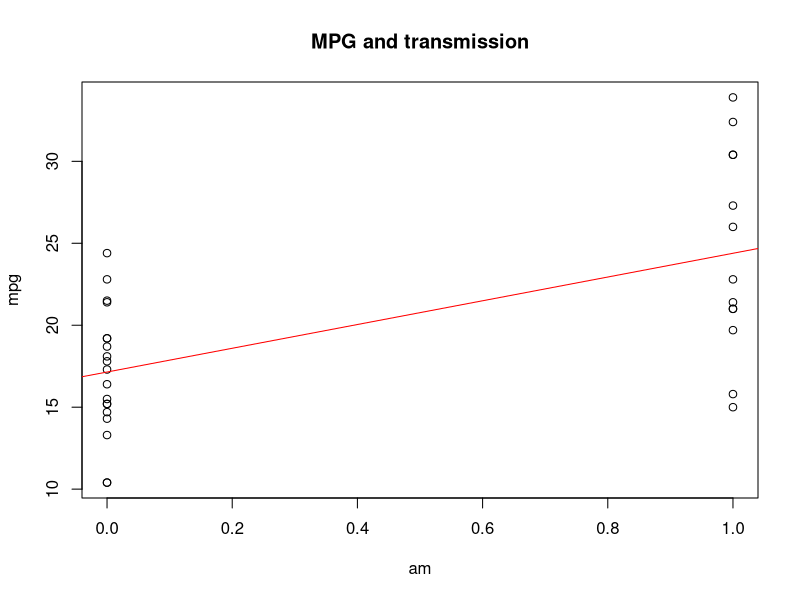
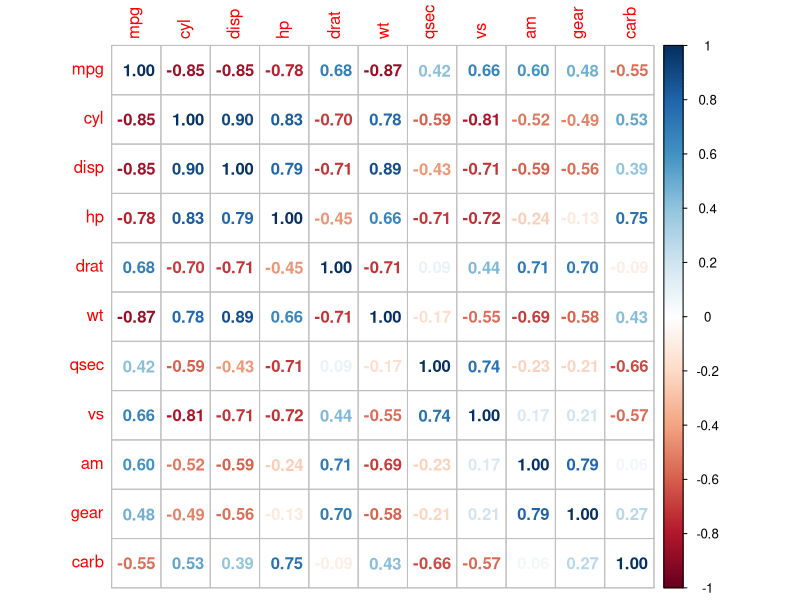
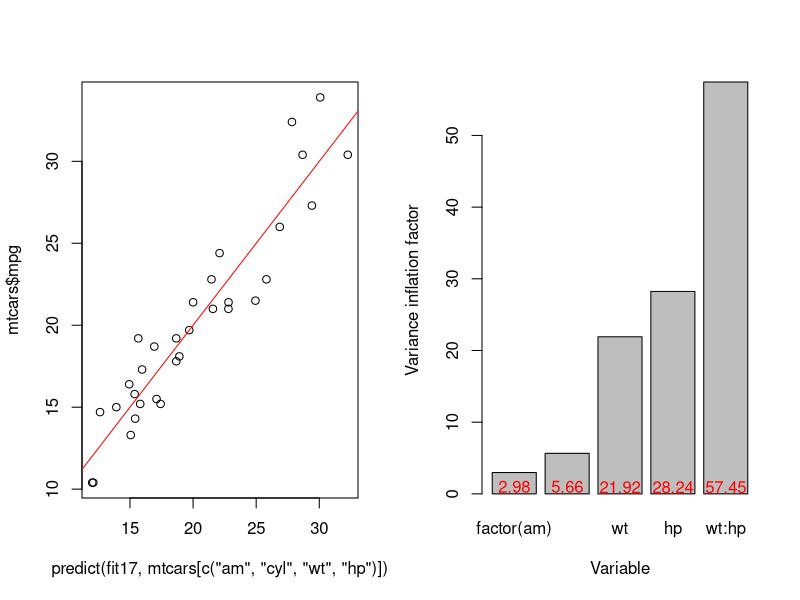
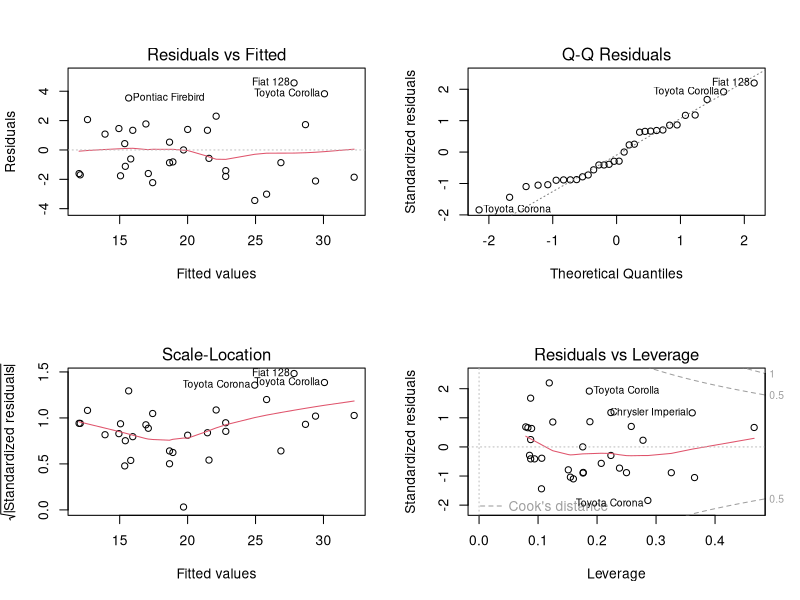

The R script that drew these images, in order:
## ---- chunk 1
knitr::opts_chunk$set(echo = TRUE)
## ---- chunk 2
data(mtcars)

fit1 <- lm(mpg ~ factor(am), data = mtcars)
fit2 <- lm(mpg ~ factor(am) + cyl, data = mtcars)
fit3 <- lm(mpg ~ factor(am) + cyl + disp, data = mtcars)
fit4 <- lm(mpg ~ factor(am) + cyl + disp + hp, data = mtcars)
fit5 <- lm(mpg ~ factor(am) + cyl + disp + hp + drat, data = mtcars)
fit6 <- lm(mpg ~ factor(am) + cyl + disp + hp + drat + wt, data = mtcars)
fit7 <- lm(mpg ~ factor(am) + cyl + disp + hp + drat + wt + qsec, data = mtcars)
fit8 <- lm(mpg ~ factor(am) + cyl + disp + hp + drat + wt + qsec + factor(vs), data = mtcars)
fit9 <- lm(mpg ~ factor(am) + cyl + disp + hp + drat + wt + qsec + factor(vs) + gear, data = mtcars)
fit10 <- lm(mpg ~ factor(am) + cyl + disp + hp + drat + wt + qsec + factor(vs) + gear + carb, data = mtcars)

anova(fit1, fit2, fit3, fit4, fit5, fit6, fit7, fit8, fit9, fit10)

fit11 <- lm(mpg ~ factor(am) + cyl + wt, data = mtcars)
fit12 <- lm(mpg ~ factor(am) + cyl + wt + disp, data = mtcars)
fit13 <- lm(mpg ~ factor(am) + cyl + wt + hp, data = mtcars)
fit14 <- lm(mpg ~ factor(am) + cyl + wt + disp + hp, data = mtcars)

anova(fit11, fit12)
anova(fit11, fit13)
anova(fit11, fit14)

fit15 <- lm(mpg ~ factor(am) + cyl * wt, data = mtcars)
fit16 <- lm(mpg ~ factor(am) + cyl * wt + hp, data = mtcars)
fit17 <- lm(mpg ~ factor(am) + cyl + wt * hp, data = mtcars)
fit18 <- lm(mpg ~ factor(am) + cyl * hp + wt, data = mtcars)

anova(fit15, fit16)
anova(fit15, fit17)
anova(fit15, fit18)
anova(fit11, fit17)
## ---- chunk 3
fit17 <- lm(mpg ~ factor(am) + cyl + wt * hp, data = mtcars)
summary(fit17)$r.squared
summary(fit17)$coef
## ---- chunk 4
confint(fit17)
## ---- chunk 5
data(mtcars)
plot(mtcars$am, mtcars$mpg, xlab = 'am', ylab = 'mpg', main = 'MPG and transmission')
abline(lm(mpg ~ factor(am), data = mtcars), col = 'red')
library(corrplot)
corrplot(cor(mtcars), method = "number")
## ---- chunk 6
library(car)
par(mfrow = c(1, 2))
plot(predict(fit17, mtcars[c('am', 'cyl', 'wt', 'hp')]), mtcars$mpg)
abline(a = 0, b = 1, col = 'red')
VIF <- vif(fit17)
barplot(VIF, xlab = 'Variable', ylab = 'Variance inflation factor')
for(i in 1:5) text(0.7 + 1.2 * (i - 1), 1, round(VIF[i], 2), col = 'red')
par(mfrow = c(2, 2))
plot(fit17)
